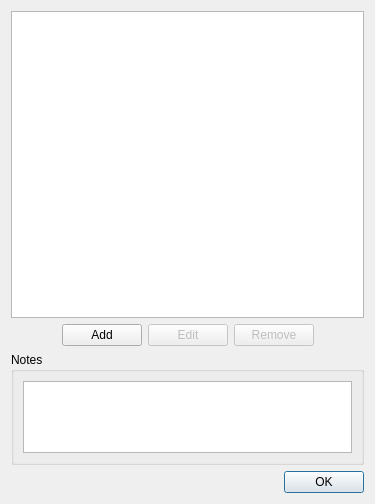
<?xml version="1.0" encoding="UTF-8"?>
<ui version="4.0">
 <class>CheatsDialog</class>
 <widget class="QDialog" name="CheatsDialog">
  <property name="geometry">
   <rect>
    <x>0</x>
    <y>0</y>
    <width>375</width>
    <height>504</height>
   </rect>
  </property>
  <property name="windowTitle">
   <string>Cheats</string>
  </property>
  <layout class="QVBoxLayout" name="verticalLayout_2">
   <item>
    <widget class="QTreeWidget" name="cheatsTreeWidget">
     <property name="sizePolicy">
      <sizepolicy hsizetype="Expanding" vsizetype="Expanding">
       <horstretch>0</horstretch>
       <verstretch>0</verstretch>
      </sizepolicy>
     </property>
     <property name="verticalScrollBarPolicy">
      <enum>Qt::ScrollBarAsNeeded</enum>
     </property>
     <property name="sizeAdjustPolicy">
      <enum>QAbstractScrollArea::AdjustToContentsOnFirstShow</enum>
     </property>
     <property name="sortingEnabled">
      <bool>true</bool>
     </property>
     <property name="headerHidden">
      <bool>true</bool>
     </property>
     <column>
      <property name="text">
       <string>Cheats</string>
      </property>
     </column>
    </widget>
   </item>
   <item>
    <layout class="QHBoxLayout" name="horizontalLayout">
     <item>
      <spacer name="horizontalSpacer_2">
       <property name="orientation">
        <enum>Qt::Horizontal</enum>
       </property>
       <property name="sizeHint" stdset="0">
        <size>
         <width>40</width>
         <height>20</height>
        </size>
       </property>
      </spacer>
     </item>
     <item>
      <widget class="QPushButton" name="addCheatButton">
       <property name="text">
        <string>Add</string>
       </property>
      </widget>
     </item>
     <item>
      <widget class="QPushButton" name="editCheatButton">
       <property name="enabled">
        <bool>false</bool>
       </property>
       <property name="text">
        <string>Edit</string>
       </property>
      </widget>
     </item>
     <item>
      <widget class="QPushButton" name="removeCheatButton">
       <property name="enabled">
        <bool>false</bool>
       </property>
       <property name="text">
        <string>Remove</string>
       </property>
      </widget>
     </item>
     <item>
      <spacer name="horizontalSpacer">
       <property name="orientation">
        <enum>Qt::Horizontal</enum>
       </property>
       <property name="sizeHint" stdset="0">
        <size>
         <width>40</width>
         <height>20</height>
        </size>
       </property>
      </spacer>
     </item>
    </layout>
   </item>
   <item>
    <widget class="QGroupBox" name="groupBox">
     <property name="sizePolicy">
      <sizepolicy hsizetype="Preferred" vsizetype="Minimum">
       <horstretch>0</horstretch>
       <verstretch>0</verstretch>
      </sizepolicy>
     </property>
     <property name="title">
      <string>Notes</string>
     </property>
     <layout class="QVBoxLayout" name="verticalLayout">
      <item>
       <widget class="QPlainTextEdit" name="notesTextEdit">
        <property name="sizePolicy">
         <sizepolicy hsizetype="Expanding" vsizetype="Minimum">
          <horstretch>0</horstretch>
          <verstretch>0</verstretch>
         </sizepolicy>
        </property>
        <property name="minimumSize">
         <size>
          <width>0</width>
          <height>0</height>
         </size>
        </property>
        <property name="sizeAdjustPolicy">
         <enum>QAbstractScrollArea::AdjustToContentsOnFirstShow</enum>
        </property>
        <property name="readOnly">
         <bool>true</bool>
        </property>
       </widget>
      </item>
     </layout>
    </widget>
   </item>
   <item>
    <widget class="QDialogButtonBox" name="buttonBox">
     <property name="orientation">
      <enum>Qt::Horizontal</enum>
     </property>
     <property name="standardButtons">
      <set>QDialogButtonBox::Ok</set>
     </property>
    </widget>
   </item>
  </layout>
 </widget>
 <resources/>
 <connections>
  <connection>
   <sender>buttonBox</sender>
   <signal>accepted()</signal>
   <receiver>CheatsDialog</receiver>
   <slot>accept()</slot>
   <hints>
    <hint type="sourcelabel">
     <x>248</x>
     <y>254</y>
    </hint>
    <hint type="destinationlabel">
     <x>157</x>
     <y>274</y>
    </hint>
   </hints>
  </connection>
  <connection>
   <sender>buttonBox</sender>
   <signal>rejected()</signal>
   <receiver>CheatsDialog</receiver>
   <slot>reject()</slot>
   <hints>
    <hint type="sourcelabel">
     <x>316</x>
     <y>260</y>
    </hint>
    <hint type="destinationlabel">
     <x>286</x>
     <y>274</y>
    </hint>
   </hints>
  </connection>
 </connections>
</ui>
